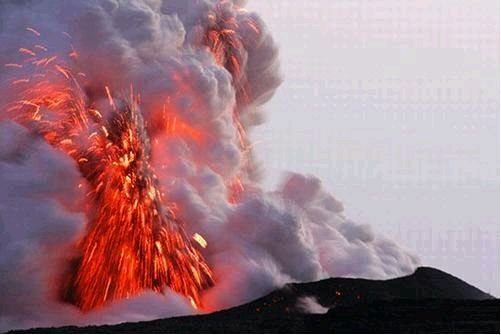
#> input picture First craw/pic/0.jpg, 501 x 335 px
$ python img7.py '../../First craw/pic/0.jpg'
#> lines starting #> are read from the running program, lines starting #| are printed output that depends on the picture
#> further down, img is the input picture: PIL image 501x335 RGB; mean R, G, B 159.2, 124.6, 133
from __future__ import print_function
import sys
from PIL import Image


# Rolling an image

def roll(image, delta):
#> called with delta = 20
    img = image.copy()
    xsize, ysize = img.size
#> xsize = 501; ysize = 335
    delta = delta % xsize
#> delta = 20
    if delta == 0: return image

    part1 = img.crop((0, 0, delta, ysize))
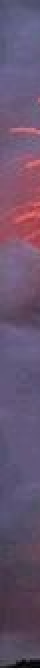
#> part1: PIL image 20x335 RGB (shown 2 times larger); mean R, G, B 104.5, 84.2, 110.8
    part2 = img.crop((delta, 0, xsize, ysize))
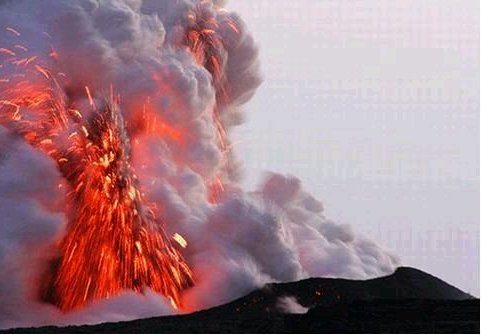
#> part2: PIL image 481x335 RGB; mean R, G, B 161.5, 126.3, 133.9
    img.paste(part2, (0, 0, xsize - delta, ysize))
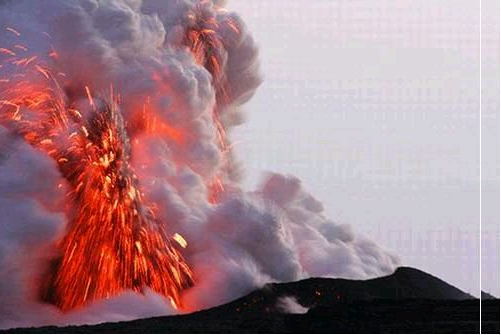
#> img: PIL image 501x335 RGB; mean R, G, B 162.7, 128.8, 136.5
    img.paste(part1, (xsize - delta, 0, xsize, ysize))
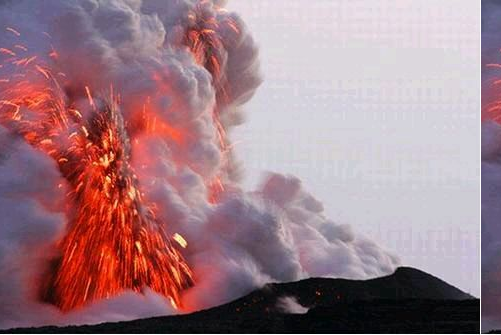
#> img: PIL image 501x335 RGB; mean R, G, B 159.2, 124.6, 133

    return img


for infile in sys.argv[1:]:
    img = Image.open(infile)
    new_img = roll(img, 20)
    new_img.save('test.jpg')
    new_img.show()

$ run again, on First craw/pic/10.jpg
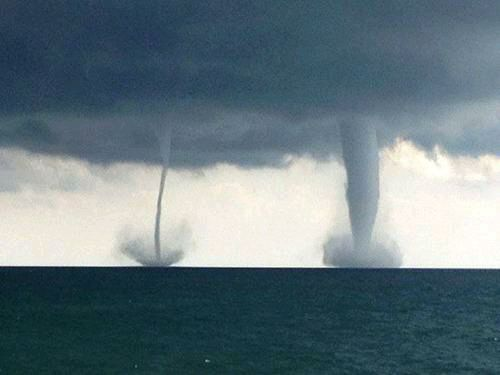
#> input picture First craw/pic/10.jpg, 500 x 375 px
#> img is the input picture: PIL image 500x375 RGB; mean R, G, B 102.8, 120.8, 128.1
#> in roll, `part2 = img.crop((delta, 0, xsize, ysize))`:
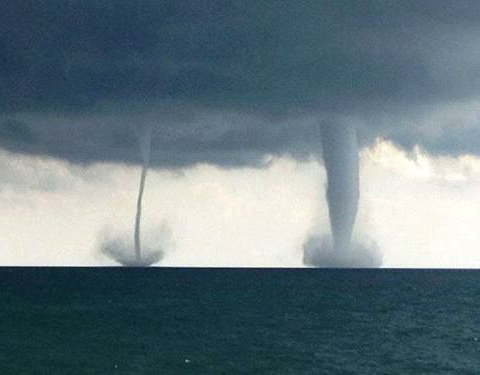
#> part2: PIL image 480x375 RGB; mean R, G, B 103.5, 121.5, 128.8
#> in roll, `img.paste(part1, (xsize - delta, 0, xsize, ysize))`:
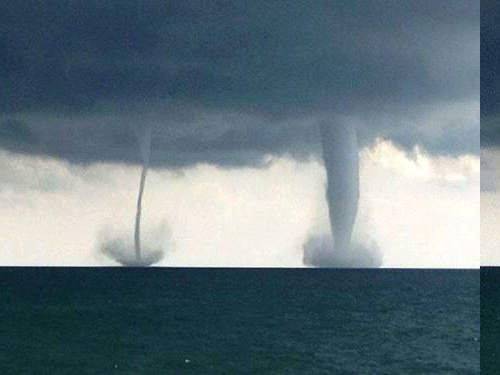
#> img: PIL image 500x375 RGB; mean R, G, B 102.8, 120.8, 128.1

$ run again, on First craw/pic/11.jpg
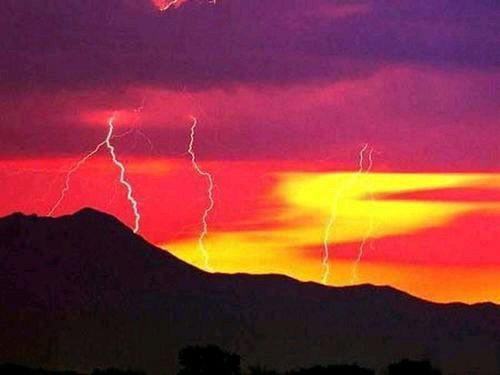
#> input picture First craw/pic/11.jpg, 500 x 375 px
#> img is the input picture: PIL image 500x375 RGB; mean R, G, B 134.5, 53.1, 59.8
#> in roll, `part2 = img.crop((delta, 0, xsize, ysize))`:
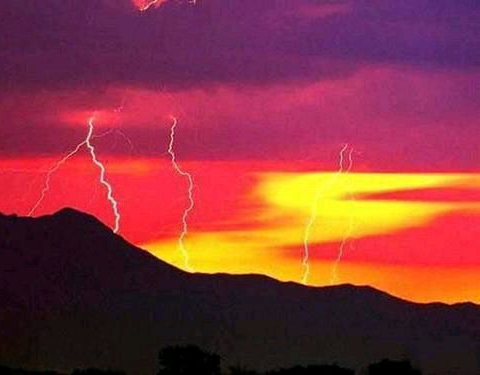
#> part2: PIL image 480x375 RGB; mean R, G, B 136.5, 54.4, 60.6
#> in roll, `img.paste(part1, (xsize - delta, 0, xsize, ysize))`:
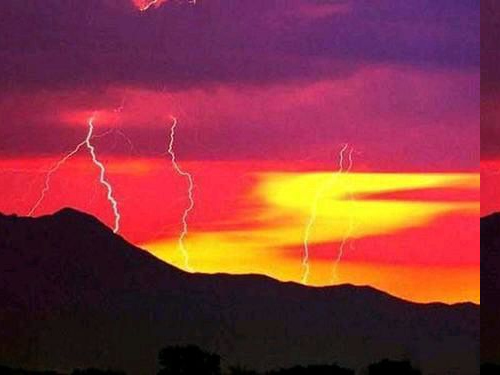
#> img: PIL image 500x375 RGB; mean R, G, B 134.5, 53.1, 59.8

$ run again, on First craw/pic/12.jpg
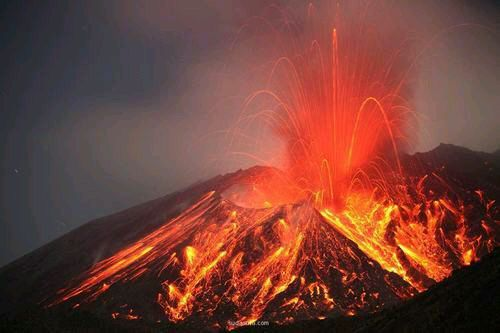
#> input picture First craw/pic/12.jpg, 500 x 333 px
#> img is the input picture: PIL image 500x333 RGB; mean R, G, B 116.8, 65, 55.7
#> in roll, `part2 = img.crop((delta, 0, xsize, ysize))`:
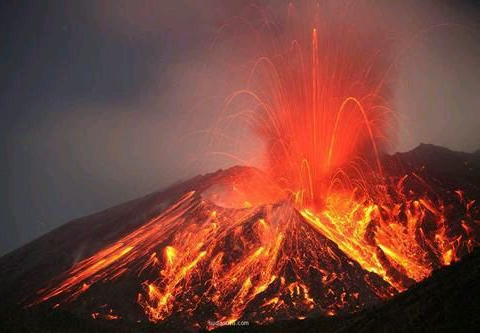
#> part2: PIL image 480x333 RGB; mean R, G, B 120, 66, 56
#> in roll, `img.paste(part1, (xsize - delta, 0, xsize, ysize))`:
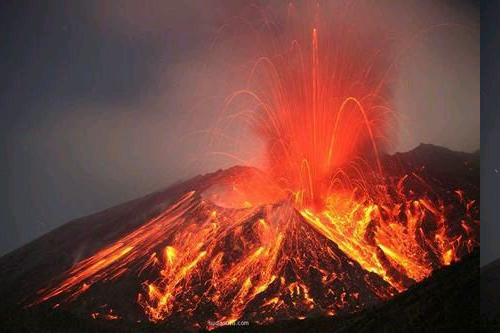
#> img: PIL image 500x333 RGB; mean R, G, B 116.8, 65, 55.7
